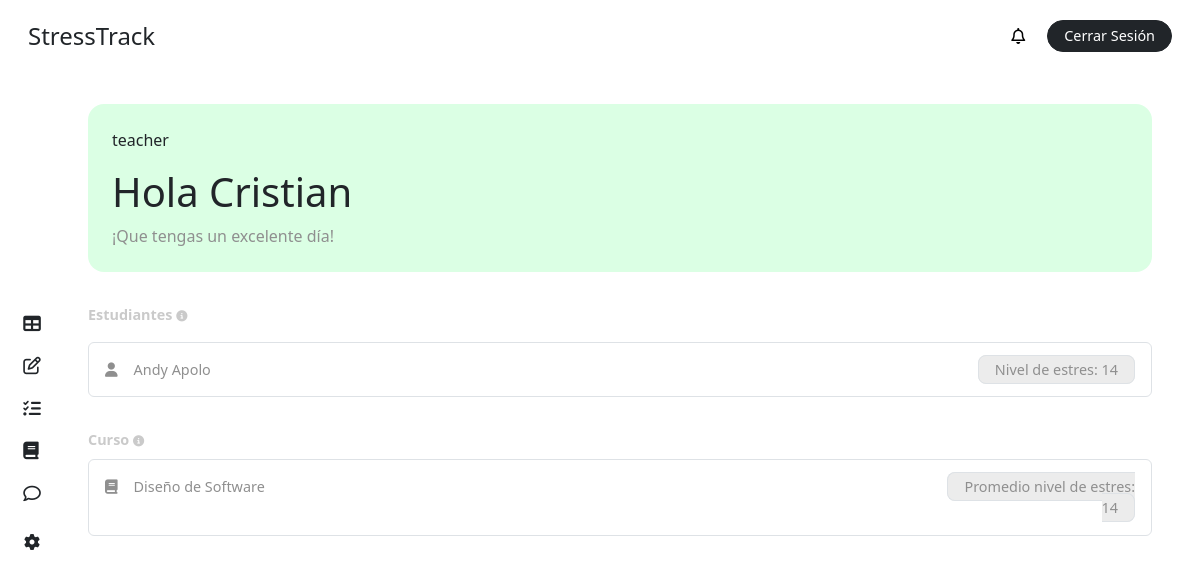
The page /panel/ (signed in) on the database as committed earlier.
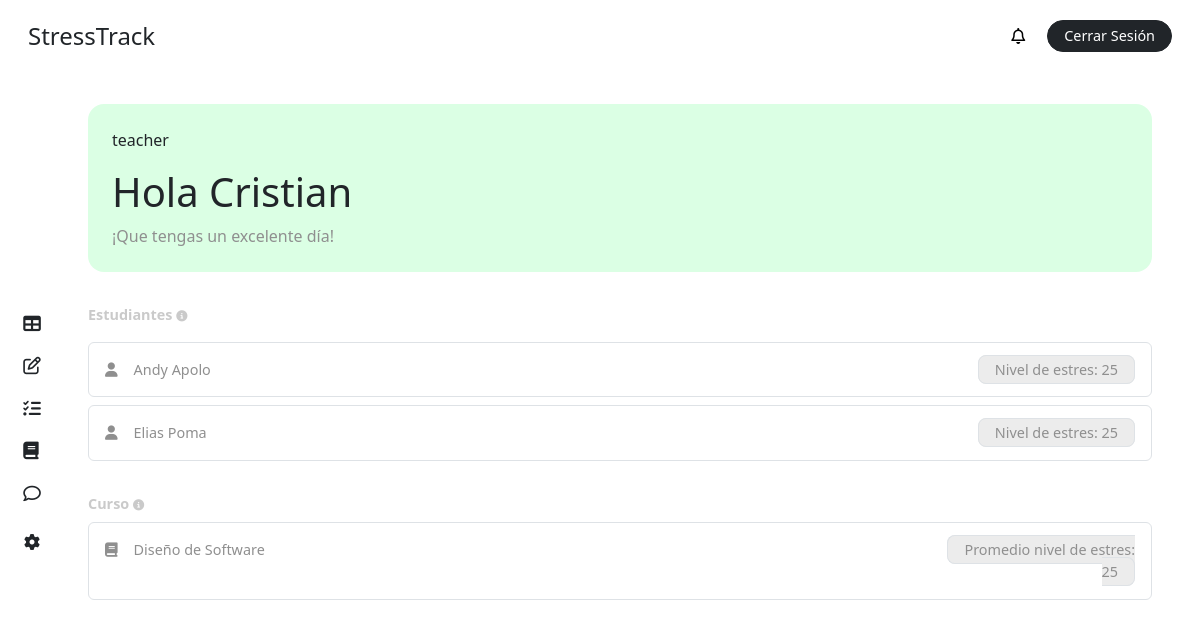
The same page on the database as committed later.
### stress/models.py (models this page shows, shortened)
class CustomUser(AbstractBaseUser, PermissionsMixin):
    ROLE_CHOICES = [
        ('student', 'Alumno'),
        ('teacher', 'Profesor'),
        ('superuser', 'Administrador'),
    ]
    first_name = models.CharField(max_length=50, blank=True)
    last_name = models.CharField(max_length=50, blank=True)
    dni = models.CharField(max_length=10, unique=True, blank=True, null=True)
    email = models.EmailField(unique=True)
    role = models.CharField(max_length=20, choices=ROLE_CHOICES, default='student')
    is_active = models.BooleanField(default=True)
    is_staff = models.BooleanField(default=False)
    stress = models.IntegerField(default=0)
    share_stress_level = models.BooleanField(default=False)
    recommendation = models.ForeignKey(Recommendation, on_delete=models.SET_NULL, null=True, blank=True, related_name='users')
    course = models.ForeignKey(Course, on_delete=models.CASCADE, related_name='students', null=True, blank=True)
    group = models.ForeignKey(Team, on_delete=models.CASCADE, related_name='members', null=True, blank=True)
    objects = CustomUserManager()
    USERNAME_FIELD = 'email'
    REQUIRED_FIELDS = []

### stress/views.py (the view)
# urls.py: path('panel/', views.panel, name='panel'),
@login_required
def panel(request):
    user = request.user
    course = user.course
    team = user.group
    tasks = None
    tests = None
    top_3_stressed_students = None
    average_stress = None
    course_teaching = user.teaching_courses.first()
    if course_teaching:
        students = course_teaching.students.filter(stress__gt=0)
        top_3_stressed_students = students.order_by('-stress')[:3]
        average_stress = int(students.aggregate(avg_stress=Avg('stress'))['avg_stress'] or 0)
    if course:
        tasks = course.tasks.filter(due_date__gte=date.today()).order_by('due_date')
    if team:
        tests = team.tests.all()
    stress = user.stress
    color = ""
    if 0 <= stress <= 20:
        color = 'bg-good'
    elif 20 < stress <= 40:
        color = 'bg-not-bad'
    elif 40 < stress <= 60:
        color = 'bg-dangerr'
    elif 60 < stress <= 100:
        color = 'bg-dying'
    context = {
        'name': user.first_name or "Usuario",
        'color': color,
        'stress': stress,
        'role': user.role,
        'top_3_stressed_students': top_3_stressed_students,
        'average_stress': average_stress,
        'course_teaching': course_teaching,
        'notifications': user.notifications.all(),
        'unread_notifications': user.notifications.filter(is_read=False).count(),
    }
    if tasks:
        if tasks.exists():
            tmp_task = tasks.first()
            task = {
                'title': tmp_task.title,
                'date': tmp_task.due_date
            }
        else:
            task = None
    else:
        task = None
    if tests:
        tmp_test = tests.last()
        flg = test_resolve(tmp_test, user)
        test = {
            'id': tmp_test.id,
            'title': tmp_test.title,
            'state': flg
        }
    else:
        test = None
    context['task'] = task
    context['test'] = test
    return render(request, 'dashboard/panel.html', context)

### stress/templates/dashboard/panel.html (shortened to what the changed rows need)
{% extends "base/dashboard_base.html" %}
{% block content %}
<main class="main p-4 pt-2 pe-5">
    <div class="{{ color }} p-4 rounded-4 my-4">
        <div class="row">
            {% if role == 'student' %}
                <div class="col-10">
                    <p>{{role}}</p>
                    <h1>Hola {{ name }}</h1>
                    <p class="fs-6 m-0">Tus niveles de estrés son {{ stress }}.
                    </p>
                </div>
                <div class="col-2 text-center">
                    <h1>{{ stress }}</h1>
                    <p class="m-0">Nivel de Estrés</p>
                </div>
            {% else %}
                <div class="col-12">
                    <h1>Hola {{ name }}</h1>
                </div>
            {% endif %}
        </div>
    </div>
    {% if role == 'student' %}
        <div class="mb-4">
            <label class="text-grisillo fw-bold my-2">Tarea</label>
            {% if not task %}
                <div class="bg-inf p-3 rounded-2 text-gris">
                    <i class="fas fa-info-circle"></i> No tienes tareas asignadas por el momento.
                </div>
            {% else %}
                <div class="p-3 rounded-2 text-gris border border-1">
                        <div class="row">
                            <div class="col-10">
                                <i class="fa-solid fa-list me-3"></i>{{ task.title }}
                            </div>
                            <div class="col-2 text-end">
                                <div class="ms-4 bg-color-grisillo py-1 px-3 border d-inline rounded-3 fs-7">
                                    {{ task.date }}
                                </div>
                            </div>
                        </div>
                </div>
            {% endif %}
        </div>
        <div class="mb-4">
            <label class="text-grisillo fw-bold my-2">Test</label>
        {% if not test %}
        <div class="bg-inf p-3 rounded-2 text-gris">
            <i class="fas fa-info-circle"></i> No tienes tests asignadas por el momento.
        </div>
        {% else %}
        <div class="p-3 rounded-2 text-gris border border-1">
            <div class="row">
                <div class="col-10">
                    <i class="fa-regular fa-pen-to-square me-3"></i>{{ test.title }}
                </div>
                <div class="col-2 text-end">
                        {% if not test.state %}
                            <div class="ms-4 p-1 d-inline rounded-4 fs-7">
                                <a href="{% url 'test' test.id %}" class="text-decoration-none border border-dark text-dark py-1 px-3 rounded-3 fs-7">Realizar Test</a>
                            </div>
                        {% else %}
                            <div class="ms-4 bg-color-grisillo py-1 px-3 border d-inline rounded-3 fs-7">
                                Completado
                            </div>
                            {% endif %}
                        </div>
                    </div>
                </div>
                {% endif %}
        </div>
    {% else %}
        <div class="mb-4">
            {% if not top_3_stressed_students %}
                <div class="bg-inf p-3 rounded-2 text-gris">
                    <i class="fas fa-info-circle"></i> No existen estudiantes con niveles altos de estres.
                </div>
            {% else %}
                {% for student in top_3_stressed_students %}
                    <div class="p-3 rounded-2 text-gris border border-1 my-2">
                        <div class="row">
                            <div class="col-9">
                                <i class="fa-solid fa-user me-3"></i>{{ student.first_name }} {{ student.last_name }}
                            </div>
                            <div class="col-3 text-end">
                                <div class="ms-4 bg-color-grisillo py-1 px-3 border d-inline rounded-3 fs-7">
                                    Nivel de estres: {{ student.stress }}
                                </div>
                            </div>
                        </div>
                    </div>
                {% endfor %}
            {% endif %}
        </div>
        <div class="mb-4">
            {% if not course_teaching %}
                <div class="bg-inf p-3 rounded-2 text-gris">
                    <i class="fas fa-info-circle"></i> No estas asignado a un curso por el momento.
                </div>
            {% elif not top_3_stressed_students %}
                <div class="bg-inf p-3 rounded-2 text-gris">
                    <i class="fas fa-info-circle"></i> No existen estudiantes con niveles de estres.
                </div>
            {% else %}
                <div class="p-3 rounded-2 text-gris border border-1">
                        <div class="row">
                            <div class="col-9">
                                <i class="fa-solid fa-book me-3"></i>{{ course_teaching.name }}
                            </div>
                            <div class="col-3 text-end">
                                <div class="ms-4 bg-color-grisillo py-1 px-3 border d-inline rounded-3 fs-7">
                                    Promedio nivel de estres: {{ average_stress }}
                                </div>
                            </div>
                        </div>
                </div>
            {% endif %}
        </div>
    {% endif %}
</main>
{% endblock %}

Rows that differ between the two databases and show on the page:
changed CustomUser "Andy": stress "14" → "25"
added CustomUser: first_name "Elias", last_name "Poma", stress "25"
Other text that changed with them:
{{ average_stress }}: "14" → "25"
